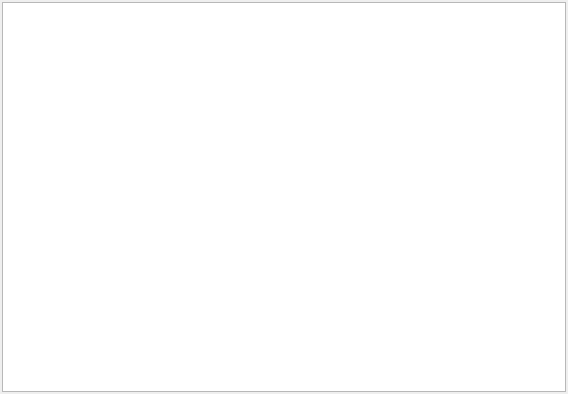
<?xml version="1.0" encoding="UTF-8"?>
<ui version="4.0">
 <class>enroute_widget</class>
 <widget class="QWidget" name="enroute_widget">
  <property name="geometry">
   <rect>
    <x>0</x>
    <y>0</y>
    <width>568</width>
    <height>394</height>
   </rect>
  </property>
  <property name="windowTitle">
   <string>enroute_widget</string>
  </property>
  <layout class="QVBoxLayout" name="verticalLayout">
   <property name="leftMargin">
    <number>2</number>
   </property>
   <property name="topMargin">
    <number>2</number>
   </property>
   <property name="rightMargin">
    <number>2</number>
   </property>
   <property name="bottomMargin">
    <number>2</number>
   </property>
   <item>
    <widget class="MapView" name="graphicsView"/>
   </item>
  </layout>
 </widget>
 <customwidgets>
  <customwidget>
   <class>MapView</class>
   <extends>QGraphicsView</extends>
   <header>ui/enhancedMap.hpp</header>
  </customwidget>
 </customwidgets>
 <resources/>
 <connections/>
</ui>
